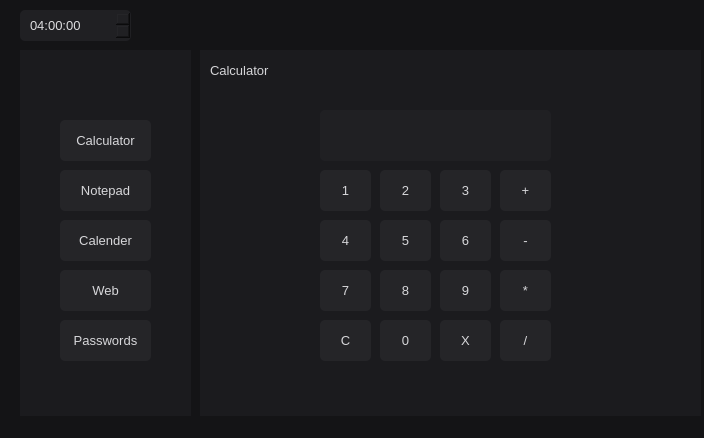
<?xml version="1.0" encoding="UTF-8"?>
<ui version="4.0">
 <class>MainWindow</class>
 <widget class="QMainWindow" name="MainWindow">
  <property name="geometry">
   <rect>
    <x>0</x>
    <y>0</y>
    <width>704</width>
    <height>438</height>
   </rect>
  </property>
  <property name="windowTitle">
   <string>MainWindow</string>
  </property>
  <property name="styleSheet">
   <string notr="true">/* =========================
   GLOBAL
   ========================= */

QWidget {
    background-color: #141416;
    color: #dddddf;
    font-family: &quot;Segoe UI&quot;;
    font-size: 10pt;
}


/* =========================
   FRAMES / CONTAINERS
   ========================= */

QFrame {
    background-color: #1b1b1e;
    border: none;
}

QGroupBox {
    background-color: #1b1b1e;
    color: #dddddf;
    border: none;
    border-radius: 6px;
    margin-top: 12px;
    padding: 12px;
}

QGroupBox::title {
    color: #d65353;
    background-color: #1b1b1e;
    padding: 0 6px;
}


/* =========================
   LABELS
   ========================= */

QLabel {
    background-color: transparent;
    color: #d5d5d8;
}

QLabel#title {
    color: #e8e8ea;
    font-size: 20pt;
    font-weight: bold;
}

QLabel#subtitle {
    color: #88888e;
}


/* =========================
   BUTTONS
   ========================= */

QPushButton {
    background-color: #252528;
    color: #d7d7da;
    border: none;
    border-radius: 5px;
    padding: 8px 12px;
}

QPushButton:hover {
    background-color: #303034;
    color: #f0f0f0;
}

QPushButton:pressed {
    background-color: #3b2222;
}

QPushButton:checked {
    background-color: #5b2929;
    color: #ffffff;
}

QPushButton:disabled {
    background-color: #202023;
    color: #5f5f64;
}


/* =========================
   TEXT INPUTS
   ========================= */

QLineEdit {
    background-color: #202023;
    color: #dddddf;
    border: none;
    border-radius: 5px;
    padding: 8px;
}

QLineEdit:hover {
    background-color: #29292d;
}

QLineEdit:focus {
    background-color: #2c2c30;
}

QTextEdit,
QPlainTextEdit {
    background-color: #202023;
    color: #dddddf;
    border: none;
    border-radius: 5px;
    padding: 8px;
}

QTextEdit:focus,
QPlainTextEdit:focus {
    background-color: #29292d;
}


/* =========================
   COMBO BOX
   ========================= */

QComboBox {
    background-color: #222225;
    color: #d7d7da;
    border: none;
    border-radius: 5px;
    padding: 8px;
}

QComboBox:hover {
    background-color: #2c2c30;
}

QComboBox QAbstractItemView {
    background-color: #222225;
    color: #d7d7da;
    border: none;
    selection-background-color: #582b2b;
}


/* =========================
   LISTS
   ========================= */

QListWidget {
    background-color: #1b1b1e;
    color: #d7d7da;
    border: none;
    border-radius: 5px;
}

QListWidget::item {
    padding: 9px;
}

QListWidget::item:hover {
    background-color: #29292d;
}

QListWidget::item:selected {
    background-color: #582b2b;
    color: #ffffff;
}


/* =========================
   TABLES
   ========================= */

QTableWidget,
QTableView {
    background-color: #1b1b1e;
    color: #d7d7da;
    border: none;
    gridline-color: #29292d;
    alternate-background-color: #202023;
}

QTableWidget::item:selected,
QTableView::item:selected {
    background-color: #582b2b;
    color: #ffffff;
}

QHeaderView::section {
    background-color: #252528;
    color: #aaaaaf;
    border: none;
    padding: 8px;
}


/* =========================
   TABS
   ========================= */

QTabWidget::pane {
    background-color: #1b1b1e;
    border: none;
}

QTabBar::tab {
    background-color: #202023;
    color: #88888e;
    border: none;
    padding: 8px 14px;
}

QTabBar::tab:hover {
    background-color: #2b2b2f;
    color: #eeeeef;
}

QTabBar::tab:selected {
    background-color: #582b2b;
    color: #f27b7b;
}


/* =========================
   CHECKBOXES
   ========================= */

QCheckBox {
    background-color: transparent;
    color: #d5d5d8;
    spacing: 7px;
}

QCheckBox::indicator {
    width: 15px;
    height: 15px;
}

QCheckBox::indicator:unchecked {
    background-color: #252528;
    border: none;
    border-radius: 3px;
}

QCheckBox::indicator:checked {
    background-color: #bd4545;
    border: none;
    border-radius: 3px;
}


/* =========================
   DATE / TIME
   ========================= */

QDateEdit,
QTimeEdit,
QDateTimeEdit {
    background-color: #202023;
    color: #dddddf;
    border: none;
    border-radius: 5px;
    padding: 8px;
}

QDateEdit:focus,
QTimeEdit:focus,
QDateTimeEdit:focus {
    background-color: #2c2c30;
}


/* =========================
   SPIN BOXES
   ========================= */

QSpinBox,
QDoubleSpinBox {
    background-color: #202023;
    color: #dddddf;
    border: none;
    border-radius: 5px;
    padding: 8px;
}

QSpinBox:focus,
QDoubleSpinBox:focus {
    background-color: #2c2c30;
}


/* =========================
   MENUS
   ========================= */

QMenuBar {
    background-color: #18181b;
    color: #c5c5c9;
    border: none;
}

QMenuBar::item {
    padding: 7px 10px;
}

QMenuBar::item:selected {
    background-color: #29292d;
    color: #ffffff;
}

QMenu {
    background-color: #202023;
    color: #d7d7da;
    border: none;
}

QMenu::item {
    padding: 8px 20px;
}

QMenu::item:selected {
    background-color: #582b2b;
    color: #ffffff;
}


/* =========================
   SCROLL BARS
   ========================= */

QScrollBar:vertical {
    background-color: #141416;
    width: 10px;
    border: none;
}

QScrollBar::handle:vertical {
    background-color: #3a3a3e;
    border-radius: 5px;
    min-height: 25px;
}

QScrollBar::handle:vertical:hover {
    background-color: #823a3a;
}

QScrollBar:horizontal {
    background-color: #141416;
    height: 10px;
    border: none;
}

QScrollBar::handle:horizontal {
    background-color: #3a3a3e;
    border-radius: 5px;
}

QScrollBar::handle:horizontal:hover {
    background-color: #823a3a;
}


/* =========================
   PROGRESS BAR
   ========================= */

QProgressBar {
    background-color: #232326;
    color: #e5e5e7;
    border: none;
    border-radius: 5px;
    text-align: center;
}

QProgressBar::chunk {
    background-color: #bd4545;
    border-radius: 5px;
}


/* =========================
   TOOL TIPS
   ========================= */

QToolTip {
    background-color: #29292d;
    color: #eeeeef;
    border: none;
    padding: 6px;
}
</string>
  </property>
  <widget class="QWidget" name="centralwidget">
   <widget class="QFrame" name="frame">
    <property name="geometry">
     <rect>
      <x>20</x>
      <y>50</y>
      <width>171</width>
      <height>371</height>
     </rect>
    </property>
    <property name="frameShape">
     <enum>QFrame::Shape::StyledPanel</enum>
    </property>
    <property name="frameShadow">
     <enum>QFrame::Shadow::Raised</enum>
    </property>
    <widget class="QPushButton" name="CalcButton">
     <property name="geometry">
      <rect>
       <x>40</x>
       <y>70</y>
       <width>91</width>
       <height>41</height>
      </rect>
     </property>
     <property name="text">
      <string>Calculator</string>
     </property>
    </widget>
    <widget class="QPushButton" name="CalenderButton">
     <property name="geometry">
      <rect>
       <x>40</x>
       <y>170</y>
       <width>91</width>
       <height>41</height>
      </rect>
     </property>
     <property name="text">
      <string>Calender</string>
     </property>
    </widget>
    <widget class="QPushButton" name="NotepadButon">
     <property name="geometry">
      <rect>
       <x>40</x>
       <y>120</y>
       <width>91</width>
       <height>41</height>
      </rect>
     </property>
     <property name="text">
      <string>Notepad</string>
     </property>
    </widget>
    <widget class="QPushButton" name="WebButton">
     <property name="geometry">
      <rect>
       <x>40</x>
       <y>220</y>
       <width>91</width>
       <height>41</height>
      </rect>
     </property>
     <property name="text">
      <string>Web</string>
     </property>
    </widget>
    <widget class="QPushButton" name="PasswordButton">
     <property name="geometry">
      <rect>
       <x>40</x>
       <y>270</y>
       <width>91</width>
       <height>41</height>
      </rect>
     </property>
     <property name="text">
      <string>Passwords</string>
     </property>
    </widget>
   </widget>
   <widget class="QStackedWidget" name="stackedWidget">
    <property name="geometry">
     <rect>
      <x>200</x>
      <y>40</y>
      <width>501</width>
      <height>381</height>
     </rect>
    </property>
    <property name="currentIndex">
     <number>0</number>
    </property>
    <widget class="QWidget" name="page">
     <widget class="QFrame" name="frame_2">
      <property name="geometry">
       <rect>
        <x>0</x>
        <y>10</y>
        <width>501</width>
        <height>371</height>
       </rect>
      </property>
      <property name="frameShape">
       <enum>QFrame::Shape::StyledPanel</enum>
      </property>
      <property name="frameShadow">
       <enum>QFrame::Shadow::Raised</enum>
      </property>
      <widget class="QPushButton" name="OpButtonTimes">
       <property name="geometry">
        <rect>
         <x>300</x>
         <y>220</y>
         <width>51</width>
         <height>41</height>
        </rect>
       </property>
       <property name="font">
        <font>
         <family>Segoe UI</family>
         <pointsize>10</pointsize>
        </font>
       </property>
       <property name="text">
        <string>*</string>
       </property>
      </widget>
      <widget class="QPushButton" name="LetButtonC">
       <property name="geometry">
        <rect>
         <x>120</x>
         <y>270</y>
         <width>51</width>
         <height>41</height>
        </rect>
       </property>
       <property name="font">
        <font>
         <family>Segoe UI</family>
         <pointsize>10</pointsize>
        </font>
       </property>
       <property name="text">
        <string>C</string>
       </property>
      </widget>
      <widget class="QPushButton" name="OpButtonPlus">
       <property name="geometry">
        <rect>
         <x>300</x>
         <y>120</y>
         <width>51</width>
         <height>41</height>
        </rect>
       </property>
       <property name="font">
        <font>
         <family>Segoe UI</family>
         <pointsize>10</pointsize>
        </font>
       </property>
       <property name="text">
        <string>+</string>
       </property>
      </widget>
      <widget class="QPushButton" name="OpButtonMinus">
       <property name="geometry">
        <rect>
         <x>300</x>
         <y>170</y>
         <width>51</width>
         <height>41</height>
        </rect>
       </property>
       <property name="font">
        <font>
         <family>Segoe UI</family>
         <pointsize>10</pointsize>
        </font>
       </property>
       <property name="text">
        <string>-</string>
       </property>
      </widget>
      <widget class="QPushButton" name="NumButton1">
       <property name="geometry">
        <rect>
         <x>120</x>
         <y>120</y>
         <width>51</width>
         <height>41</height>
        </rect>
       </property>
       <property name="font">
        <font>
         <family>Segoe UI</family>
         <pointsize>10</pointsize>
        </font>
       </property>
       <property name="text">
        <string>1</string>
       </property>
      </widget>
      <widget class="QPlainTextEdit" name="SumOutPut">
       <property name="geometry">
        <rect>
         <x>120</x>
         <y>60</y>
         <width>231</width>
         <height>51</height>
        </rect>
       </property>
       <property name="font">
        <font>
         <family>Segoe UI</family>
         <pointsize>10</pointsize>
        </font>
       </property>
      </widget>
      <widget class="QPushButton" name="NumButton6">
       <property name="geometry">
        <rect>
         <x>240</x>
         <y>170</y>
         <width>51</width>
         <height>41</height>
        </rect>
       </property>
       <property name="font">
        <font>
         <family>Segoe UI</family>
         <pointsize>10</pointsize>
        </font>
       </property>
       <property name="text">
        <string>6</string>
       </property>
      </widget>
      <widget class="QPushButton" name="NumButton9">
       <property name="geometry">
        <rect>
         <x>240</x>
         <y>220</y>
         <width>51</width>
         <height>41</height>
        </rect>
       </property>
       <property name="font">
        <font>
         <family>Segoe UI</family>
         <pointsize>10</pointsize>
        </font>
       </property>
       <property name="text">
        <string>9</string>
       </property>
      </widget>
      <widget class="QPushButton" name="LetButtonX">
       <property name="geometry">
        <rect>
         <x>240</x>
         <y>270</y>
         <width>51</width>
         <height>41</height>
        </rect>
       </property>
       <property name="font">
        <font>
         <family>Segoe UI</family>
         <pointsize>10</pointsize>
        </font>
       </property>
       <property name="text">
        <string>X</string>
       </property>
      </widget>
      <widget class="QPushButton" name="NumButton0">
       <property name="geometry">
        <rect>
         <x>180</x>
         <y>270</y>
         <width>51</width>
         <height>41</height>
        </rect>
       </property>
       <property name="font">
        <font>
         <family>Segoe UI</family>
         <pointsize>10</pointsize>
        </font>
       </property>
       <property name="text">
        <string>0</string>
       </property>
      </widget>
      <widget class="QPushButton" name="NumButton5">
       <property name="geometry">
        <rect>
         <x>180</x>
         <y>170</y>
         <width>51</width>
         <height>41</height>
        </rect>
       </property>
       <property name="font">
        <font>
         <family>Segoe UI</family>
         <pointsize>10</pointsize>
        </font>
       </property>
       <property name="text">
        <string>5</string>
       </property>
      </widget>
      <widget class="QPushButton" name="NumButton2">
       <property name="geometry">
        <rect>
         <x>180</x>
         <y>120</y>
         <width>51</width>
         <height>41</height>
        </rect>
       </property>
       <property name="font">
        <font>
         <family>Segoe UI</family>
         <pointsize>10</pointsize>
        </font>
       </property>
       <property name="text">
        <string>2</string>
       </property>
      </widget>
      <widget class="QPushButton" name="NumButton8">
       <property name="geometry">
        <rect>
         <x>180</x>
         <y>220</y>
         <width>51</width>
         <height>41</height>
        </rect>
       </property>
       <property name="font">
        <font>
         <family>Segoe UI</family>
         <pointsize>10</pointsize>
        </font>
       </property>
       <property name="text">
        <string>8</string>
       </property>
      </widget>
      <widget class="QPushButton" name="NumButton7">
       <property name="geometry">
        <rect>
         <x>120</x>
         <y>220</y>
         <width>51</width>
         <height>41</height>
        </rect>
       </property>
       <property name="font">
        <font>
         <family>Segoe UI</family>
         <pointsize>10</pointsize>
        </font>
       </property>
       <property name="text">
        <string>7</string>
       </property>
      </widget>
      <widget class="QPushButton" name="NumButton3">
       <property name="geometry">
        <rect>
         <x>240</x>
         <y>120</y>
         <width>51</width>
         <height>41</height>
        </rect>
       </property>
       <property name="text">
        <string>3</string>
       </property>
      </widget>
      <widget class="QPushButton" name="OpButtonDivide">
       <property name="geometry">
        <rect>
         <x>300</x>
         <y>270</y>
         <width>51</width>
         <height>41</height>
        </rect>
       </property>
       <property name="font">
        <font>
         <family>Segoe UI</family>
         <pointsize>10</pointsize>
        </font>
       </property>
       <property name="text">
        <string>/</string>
       </property>
      </widget>
      <widget class="QPushButton" name="NumButton4">
       <property name="geometry">
        <rect>
         <x>120</x>
         <y>170</y>
         <width>51</width>
         <height>41</height>
        </rect>
       </property>
       <property name="font">
        <font>
         <family>Segoe UI</family>
         <pointsize>10</pointsize>
        </font>
       </property>
       <property name="text">
        <string>4</string>
       </property>
      </widget>
      <widget class="QLabel" name="label">
       <property name="geometry">
        <rect>
         <x>10</x>
         <y>10</y>
         <width>61</width>
         <height>20</height>
        </rect>
       </property>
       <property name="font">
        <font>
         <family>Segoe UI</family>
         <pointsize>10</pointsize>
        </font>
       </property>
       <property name="text">
        <string>Calculator</string>
       </property>
      </widget>
     </widget>
    </widget>
    <widget class="QWidget" name="page_2">
     <widget class="QFrame" name="frame_3">
      <property name="geometry">
       <rect>
        <x>0</x>
        <y>10</y>
        <width>501</width>
        <height>371</height>
       </rect>
      </property>
      <property name="frameShape">
       <enum>QFrame::Shape::StyledPanel</enum>
      </property>
      <property name="frameShadow">
       <enum>QFrame::Shadow::Raised</enum>
      </property>
      <widget class="QLabel" name="label_2">
       <property name="geometry">
        <rect>
         <x>10</x>
         <y>10</y>
         <width>51</width>
         <height>20</height>
        </rect>
       </property>
       <property name="font">
        <font>
         <family>Segoe UI</family>
         <pointsize>10</pointsize>
        </font>
       </property>
       <property name="text">
        <string>NotePad</string>
       </property>
      </widget>
      <widget class="QPlainTextEdit" name="plainTextEdit">
       <property name="geometry">
        <rect>
         <x>10</x>
         <y>110</y>
         <width>481</width>
         <height>251</height>
        </rect>
       </property>
       <property name="plainText">
        <string>Start Writing</string>
       </property>
      </widget>
      <widget class="QPushButton" name="pushButton">
       <property name="geometry">
        <rect>
         <x>110</x>
         <y>70</y>
         <width>91</width>
         <height>31</height>
        </rect>
       </property>
       <property name="text">
        <string>Save</string>
       </property>
      </widget>
      <widget class="QPushButton" name="pushButton_2">
       <property name="geometry">
        <rect>
         <x>10</x>
         <y>70</y>
         <width>91</width>
         <height>31</height>
        </rect>
       </property>
       <property name="text">
        <string>Open</string>
       </property>
      </widget>
      <widget class="QPushButton" name="pushButton_3">
       <property name="geometry">
        <rect>
         <x>400</x>
         <y>70</y>
         <width>91</width>
         <height>31</height>
        </rect>
       </property>
       <property name="text">
        <string>Clear</string>
       </property>
      </widget>
     </widget>
    </widget>
    <widget class="QWidget" name="page_3">
     <widget class="QFrame" name="frame_4">
      <property name="geometry">
       <rect>
        <x>0</x>
        <y>10</y>
        <width>521</width>
        <height>391</height>
       </rect>
      </property>
      <property name="frameShape">
       <enum>QFrame::Shape::StyledPanel</enum>
      </property>
      <property name="frameShadow">
       <enum>QFrame::Shadow::Raised</enum>
      </property>
      <widget class="QLabel" name="label_3">
       <property name="geometry">
        <rect>
         <x>30</x>
         <y>10</y>
         <width>61</width>
         <height>20</height>
        </rect>
       </property>
       <property name="font">
        <font>
         <family>Segoe UI</family>
         <pointsize>10</pointsize>
        </font>
       </property>
       <property name="text">
        <string>Calender</string>
       </property>
      </widget>
      <widget class="QDateEdit" name="dateEdit">
       <property name="geometry">
        <rect>
         <x>170</x>
         <y>40</y>
         <width>131</width>
         <height>31</height>
        </rect>
       </property>
      </widget>
      <widget class="QPushButton" name="scheduleEvents">
       <property name="geometry">
        <rect>
         <x>170</x>
         <y>80</y>
         <width>131</width>
         <height>31</height>
        </rect>
       </property>
       <property name="text">
        <string>Schedule Event</string>
       </property>
      </widget>
      <widget class="QPushButton" name="viewEvents">
       <property name="geometry">
        <rect>
         <x>30</x>
         <y>80</y>
         <width>131</width>
         <height>31</height>
        </rect>
       </property>
       <property name="text">
        <string>View Events</string>
       </property>
      </widget>
      <widget class="QListWidget" name="listWidget">
       <property name="geometry">
        <rect>
         <x>40</x>
         <y>160</y>
         <width>421</width>
         <height>201</height>
        </rect>
       </property>
      </widget>
      <widget class="QLineEdit" name="lineEdit">
       <property name="geometry">
        <rect>
         <x>30</x>
         <y>40</y>
         <width>131</width>
         <height>31</height>
        </rect>
       </property>
       <property name="placeholderText">
        <string>Event Name</string>
       </property>
      </widget>
      <widget class="QPushButton" name="viewEvents_2">
       <property name="geometry">
        <rect>
         <x>310</x>
         <y>80</y>
         <width>131</width>
         <height>31</height>
        </rect>
       </property>
       <property name="text">
        <string>Delete Event</string>
       </property>
      </widget>
     </widget>
    </widget>
    <widget class="QWidget" name="page_4">
     <widget class="QFrame" name="frame_5">
      <property name="geometry">
       <rect>
        <x>0</x>
        <y>10</y>
        <width>501</width>
        <height>371</height>
       </rect>
      </property>
      <property name="frameShape">
       <enum>QFrame::Shape::StyledPanel</enum>
      </property>
      <property name="frameShadow">
       <enum>QFrame::Shadow::Raised</enum>
      </property>
      <widget class="QLabel" name="label_5">
       <property name="geometry">
        <rect>
         <x>10</x>
         <y>10</y>
         <width>49</width>
         <height>16</height>
        </rect>
       </property>
       <property name="text">
        <string>Web</string>
       </property>
      </widget>
      <widget class="QLineEdit" name="websiteInput">
       <property name="geometry">
        <rect>
         <x>20</x>
         <y>120</y>
         <width>141</width>
         <height>31</height>
        </rect>
       </property>
       <property name="placeholderText">
        <string>Enter Website Name</string>
       </property>
      </widget>
      <widget class="QPushButton" name="getStatusCode">
       <property name="geometry">
        <rect>
         <x>20</x>
         <y>160</y>
         <width>141</width>
         <height>31</height>
        </rect>
       </property>
       <property name="text">
        <string>Get Status Code</string>
       </property>
      </widget>
      <widget class="QPushButton" name="openWebsite">
       <property name="geometry">
        <rect>
         <x>20</x>
         <y>200</y>
         <width>141</width>
         <height>31</height>
        </rect>
       </property>
       <property name="text">
        <string>Open</string>
       </property>
      </widget>
      <widget class="QPushButton" name="scrapeWebsite">
       <property name="geometry">
        <rect>
         <x>20</x>
         <y>240</y>
         <width>141</width>
         <height>31</height>
        </rect>
       </property>
       <property name="text">
        <string>Scrape</string>
       </property>
      </widget>
      <widget class="QPlainTextEdit" name="webOutPut">
       <property name="geometry">
        <rect>
         <x>170</x>
         <y>50</y>
         <width>321</width>
         <height>311</height>
        </rect>
       </property>
      </widget>
     </widget>
    </widget>
    <widget class="QWidget" name="page_5">
     <widget class="QFrame" name="frame_6">
      <property name="geometry">
       <rect>
        <x>0</x>
        <y>10</y>
        <width>521</width>
        <height>371</height>
       </rect>
      </property>
      <property name="frameShape">
       <enum>QFrame::Shape::StyledPanel</enum>
      </property>
      <property name="frameShadow">
       <enum>QFrame::Shadow::Raised</enum>
      </property>
      <widget class="QLabel" name="label_6">
       <property name="geometry">
        <rect>
         <x>10</x>
         <y>10</y>
         <width>71</width>
         <height>16</height>
        </rect>
       </property>
       <property name="text">
        <string>Passwords</string>
       </property>
      </widget>
      <widget class="QLineEdit" name="sourceOfPass">
       <property name="geometry">
        <rect>
         <x>10</x>
         <y>40</y>
         <width>241</width>
         <height>41</height>
        </rect>
       </property>
       <property name="placeholderText">
        <string>Enter password usage</string>
       </property>
      </widget>
      <widget class="QLineEdit" name="passwordEntry">
       <property name="geometry">
        <rect>
         <x>10</x>
         <y>90</y>
         <width>241</width>
         <height>41</height>
        </rect>
       </property>
       <property name="placeholderText">
        <string>Enter password</string>
       </property>
      </widget>
      <widget class="QPushButton" name="pushButton_7">
       <property name="geometry">
        <rect>
         <x>10</x>
         <y>140</y>
         <width>81</width>
         <height>31</height>
        </rect>
       </property>
       <property name="text">
        <string>Save</string>
       </property>
      </widget>
      <widget class="QPushButton" name="pushButton_8">
       <property name="geometry">
        <rect>
         <x>100</x>
         <y>140</y>
         <width>71</width>
         <height>31</height>
        </rect>
       </property>
       <property name="text">
        <string>Open</string>
       </property>
      </widget>
      <widget class="QPushButton" name="pushButton_9">
       <property name="geometry">
        <rect>
         <x>180</x>
         <y>140</y>
         <width>71</width>
         <height>31</height>
        </rect>
       </property>
       <property name="text">
        <string>Delete</string>
       </property>
      </widget>
      <widget class="QListView" name="listView">
       <property name="geometry">
        <rect>
         <x>260</x>
         <y>50</y>
         <width>231</width>
         <height>301</height>
        </rect>
       </property>
      </widget>
     </widget>
    </widget>
   </widget>
   <widget class="QTimeEdit" name="timeEdit">
    <property name="geometry">
     <rect>
      <x>20</x>
      <y>10</y>
      <width>111</width>
      <height>31</height>
     </rect>
    </property>
    <property name="readOnly">
     <bool>true</bool>
    </property>
    <property name="minimumTime">
     <time>
      <hour>1</hour>
      <minute>0</minute>
      <second>0</second>
     </time>
    </property>
    <property name="currentSection">
     <enum>QDateTimeEdit::Section::HourSection</enum>
    </property>
    <property name="time">
     <time>
      <hour>4</hour>
      <minute>0</minute>
      <second>0</second>
     </time>
    </property>
   </widget>
  </widget>
  <widget class="QStatusBar" name="statusbar"/>
 </widget>
 <resources/>
 <connections/>
</ui>
